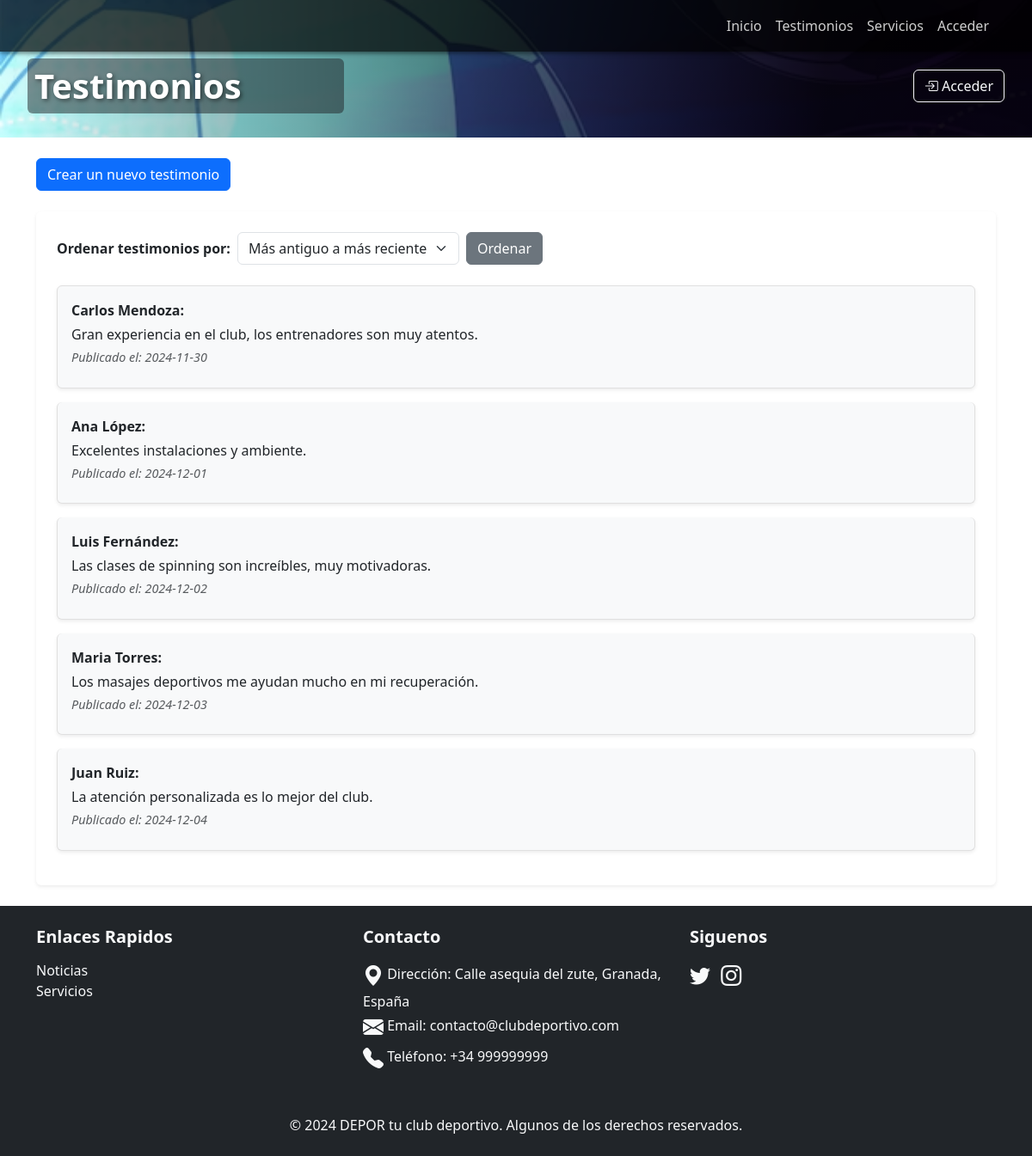
The page /testimonios/index.php on the database its author committed.
### tables this page shows
CREATE TABLE `testimonio` (
  `id` int(11) NOT NULL,
  `autor` int(11) NOT NULL,
  `contenido` text NOT NULL,
  `fecha` date NOT NULL
);

CREATE TABLE `socio` (
  `id` int(11) NOT NULL AUTO_INCREMENT,
  `nombre` varchar(50) NOT NULL,
  `edad` int(11) DEFAULT NULL,
  `usuario` varchar(30) NOT NULL,
  `password` varchar(255) NOT NULL,
  `telefono` varchar(15) DEFAULT NULL,
  `foto` varchar(100) DEFAULT NULL,
  `tipo_usuario` varchar(20) NOT NULL,
  PRIMARY KEY (`id`) 
);

### funciones/funcionesTestimonios.php (called while the page is built, shortened)
<?php
    function getTestimoniosOrdenados($conexion, $orden) {
        if ($orden === 0) {
            $ordenSql = "ASC";
        } elseif ($orden === 1) {
            $ordenSql = "DESC";
        } else {
            die("Error al obtener los testimonios: El parametro 'orden' debe ser 0 o 1.");
        }
        $sentencia = "SELECT t.id, t.contenido, t.fecha, s.nombre AS autor
                      FROM testimonio t
                      JOIN socio s ON t.autor = s.id
                      ORDER BY t.fecha $ordenSql";
        $consulta = $conexion->prepare($sentencia);
        if ($consulta->execute() === false) {
            die("Error en la ejecución de la consulta: " . $consulta->error);
        }
        $id = $contenido = $fecha = $autor = null;
        $consulta->bind_result($id, $contenido, $fecha, $autor);
        $testimonios = [];
        while ($consulta->fetch()) {
            $testimonios[] = array(
                'id' => $id,
                'contenido' => $contenido,
                'fecha' => $fecha,
                'autor' => $autor
            );
        }
        return $testimonios;
    }
?>

### testimonios/index.php (the view, shortened to what this page needs)
<?php
    require_once "../config/init.php";
    require_once "../funciones/funcionesTestimonios.php";
?>
<!DOCTYPE html>
<html lang="en">
<head>
    <link href="https://cdn.jsdelivr.net/npm/bootstrap@5.3.3/dist/css/bootstrap.min.css" rel="stylesheet">
    <link href="https://cdn.jsdelivr.net/npm/bootstrap-icons/font/bootstrap-icons.css" rel="stylesheet">
    <link rel="stylesheet" href="../assets/css/otros.css">
</head>
<body>
    <?php
        require_once "../requires/cabecera.php"
    ?>
    <main>
    <section class="container py-4 seccion_testimonios">
        <a href="agregar.php" class="btn btn-primary mb-4">Crear un nuevo testimonio</a>
        <?php
            $orden = isset($_GET['orden']) && $_GET['orden'] == '1' ? 1 : 0;
            $testimonios = getTestimoniosOrdenados($conexion, $orden);
        ?>
        <div class="contenedor_testimonios_ordenados p-4 bg-white rounded shadow-sm">
            <form method="GET" action="" class="mb-4 d-flex flex-column flex-sm-row align-items-sm-center gap-2">
                <label for="orden" class="fw-bold">Ordenar testimonios por:</label>
                <select name="orden" id="orden" class="form-select w-auto">
                    <option value="0" <?= ($orden == 0) ? 'selected' : '' ?> >Más antiguo a más reciente</option>
                </select>
                <button type="submit" class="btn btn-secondary">Ordenar</button>
            </form>
            <div class="list-group">
                <?php
                foreach ($testimonios as $testimonio) {
                    echo '<div class="testimonio list-group-item flex-column align-items-start bg-light mb-3 p-3 rounded shadow-sm">';
                    echo '<p class="mb-1"><strong>' . $testimonio['autor'] . ':</strong></p>';
                    echo '<p class="mb-1">' . $testimonio['contenido'] . '</p>';
                    echo '<p class="text-muted"><em>Publicado el: ' . $testimonio['fecha'] . '</em></p>';
                    echo '</div>';
                }
                ?>
            </div>
        </div>
    </section>
    </main>
    <?php
        include('../requires/footer.php');
    ?>
</body>
</html>

### assets/css/otros.css (style rules this page uses)
body { margin: 0; padding: 0; }
section { padding: 40px 140px; }
.contenedor_testimonios_ordenados { background-color: #f9f9f9; border-radius: 10px; box-shadow: 0 4px 6px rgba(0, 0, 0, 0.1); }
.testimonio { border: 1px solid #e0e0e0; transition: transform 0.3s, box-shadow 0.3s; }
.testimonio p { margin-bottom: 0.5rem; }
.testimonio p.text-muted { font-size: 0.9rem; }

### rows shown on the page
testimonio: socio.nombre "Carlos Mendoza", contenido "Gran experiencia en el club, los entrenadores son muy atentos.", fecha "2024-11-30"
testimonio: socio.nombre "Ana López", contenido "Excelentes instalaciones y ambiente.", fecha "2024-12-01"
testimonio: socio.nombre "Luis Fernández", contenido "Las clases de spinning son increíbles, muy motivadoras.", fecha "2024-12-02"
testimonio: socio.nombre "Maria Torres", contenido "Los masajes deportivos me ayudan mucho en mi recuperación.", fecha "2024-12-03"
testimonio: socio.nombre "Juan Ruiz", contenido "La atención personalizada es lo mejor del club.", fecha "2024-12-04"

### other values the page prints
$titulo "Testimonios"
